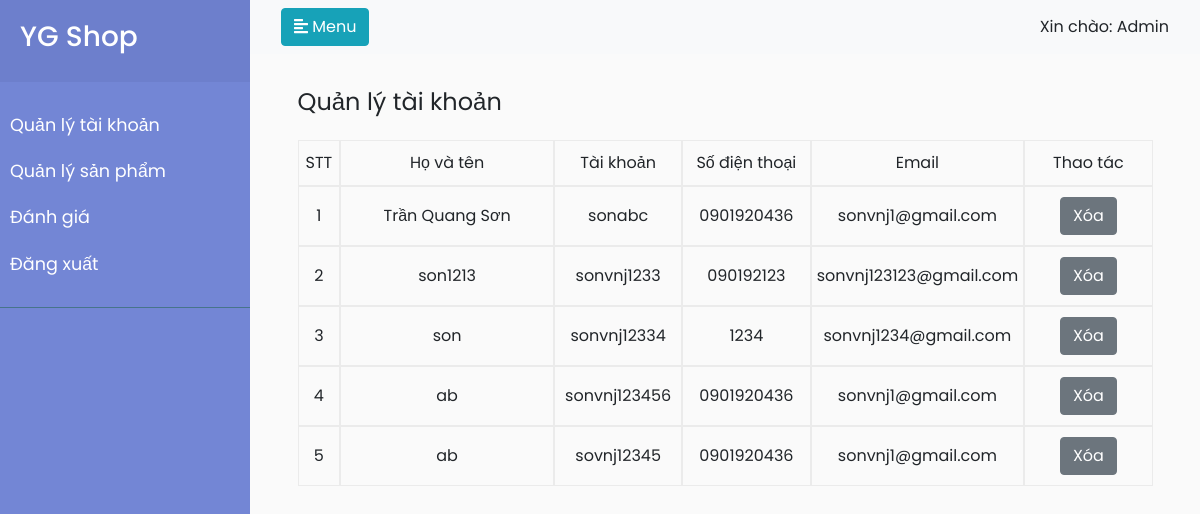
Page /admin/users.php on the earlier database version.
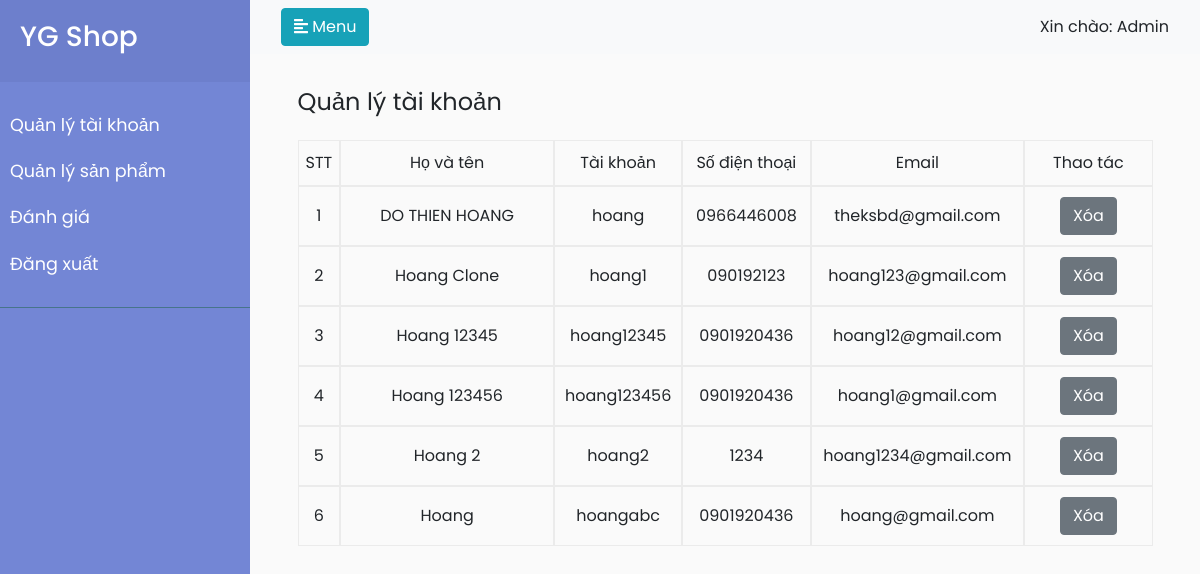
Same page on the later database version.
### tables this page shows
CREATE TABLE `db_user` (
  `NAME` varchar(100) DEFAULT NULL,
  `EMAIL` varchar(100) DEFAULT NULL,
  `SDT` varchar(15) DEFAULT NULL,
  `ACCOUNT` varchar(100) NOT NULL,
  `PASS` varchar(100) DEFAULT NULL
);

### admin/users.php (the view, shortened to what this page needs)
<!DOCTYPE html>
<html lang="en">
<head>
    <link rel="stylesheet" href="https://stackpath.bootstrapcdn.com/bootstrap/4.1.0/css/bootstrap.min.css">
    <link rel="stylesheet" href="css/user.css">
</head>
<body>
    <div class="wrapper">
        <nav id="sidebar">
            <div class="sidebar-header">
                <h3>YG Shop</h3>
            </div>
            <ul class="list-unstyled components">
                <li>
                    <a href="/admin/users.php">Quản lý tài khoản</a>
                </li>
                <li>
                    <a href="/admin/products.php">Quản lý sản phẩm</a>
                </li>
                <li>
                    <a href="/admin/comments.php">Đánh giá</a>
                </li>
                <li>
                    <a href="/loginPage.php">Đăng xuất</a>
                </li>
            </ul>
        </nav>
        <div id="content">
            <nav class="navbar navbar-expand-lg navbar-light bg-light">
                <div class="container-fluid">
                    <button type="button" id="sidebarCollapse" class="btn btn-info">
                        <i class="fas fa-align-left"></i>
                        <span>Menu</span>
                    </button>
                    <span>Xin chào: Admin</span>
                </div>
            </nav>
            <div class="cart-container">
                <div class="cart-title">
                    <span style="font-size: 24px">Quản lý tài khoản</span>
                </div>
                <div class="cart-header">
                    <div class="cart-image a-center" style="width: 5%">STT</div>
                    <div class="cart-name a-center" style="width: 25%">Họ và tên</div>
                    <div class="cart-price a-center" style="width: 15%">Tài khoản</div>
                    <div class="cart-number a-center" style="width: 15%">Số điện thoại</div>
                    <div class="cart-totalperItem a-center" style="width: 25%">Email</div>
                    <div class="cart-delete a-center" style="width: 15%">Thao tác</div>
                </div>
                <?php
                require_once("services/connect_db.php");
                $query =  "SELECT * from db_user";
                $result = mysqli_query($connect, $query);
                $data = [];
                while ($row = mysqli_fetch_array($result, 1)) {
                $data[] = $row;
                }
                $index = 1;
                foreach ($data as $item) {
                echo
                '
                <div class="cart-header">
                    <div class="cart-image a-center" style="width: 5%">' . ($index++) . '</div>
                    <div class="cart-name a-center" style="width: 25%">' . $item['NAME'] . '</div>
                    <div class="cart-price a-center" style="width: 15%">' . $item['ACCOUNT'] . '</div>
                    <div class="cart-number a-center" style="width: 15%">' . $item['SDT'] . '</div>
                    <div class="cart-totalperItem a-center" style="width: 25%">' . $item['EMAIL'] . '</div>
                    <div class="cart-delete a-center" style="width: 15%"><a class="btn btn-secondary" href="?id=' . $item['ACCOUNT'] . '">Xóa</a></div>
                </div>
                ';
                };
            ?>
            </div>
        </div>
    </div>
</body>
</html>

### admin/css/user.css (style rules this page uses)
body { font-family: 'Poppins', sans-serif; background: #fafafa; height: 100%; }
a, a:hover, a:focus { color: inherit; text-decoration: none; transition: all 0.3s; }
.wrapper { display: flex; width: 100%; height: 100%; align-items: stretch; }
#sidebar { background: #7386D5; color: #fff; transition: all 0.3s; }
#sidebar .sidebar-header { padding: 20px; background: #6d7fcc; }
#sidebar ul.components { padding: 20px 0; border-bottom: 1px solid #47748b; }
#sidebar ul li a { padding: 10px; font-size: 1.1em; display: block; }
.wrapper { display: flex; align-items: stretch; }
#sidebar { min-width: 250px; max-width: 250px; }
#sidebar { min-width: 250px; max-width: 250px; min-height: 100vh; }
#content { width: 100%; }
.cart-container { width: 90%; margin-left: auto; margin-right: auto; }
.cart-title { margin: 30px 0px 20px 0px; }
.cart-header { display: flex; flex-direction: row; }
.a-center { display: flex; flex-direction: column; gap: 1em; padding: 10px 0; text-align: center; align-items: center; justify-content: center; border: 1px solid rgb(235, 235, 235); }

Differences in the rows shown:
removed db_user: NAME "Trần Quang Sơn", ACCOUNT "sonabc", SDT "0901920436", EMAIL "sonvnj1@gmail.com"
removed db_user: NAME "son1213", ACCOUNT "sonvnj1233", SDT "090192123", EMAIL "sonvnj123123@gmail.com"
removed db_user: NAME "son", ACCOUNT "sonvnj12334", SDT "1234", EMAIL "sonvnj1234@gmail.com"
removed db_user: NAME "ab", ACCOUNT "sonvnj123456", SDT "0901920436", EMAIL "sonvnj1@gmail.com"
removed db_user: NAME "ab", ACCOUNT "sovnj12345", SDT "0901920436", EMAIL "sonvnj1@gmail.com"
added db_user: NAME "DO THIEN HOANG", ACCOUNT "hoang", SDT "0966446008", EMAIL "theksbd@gmail.com"
added db_user: NAME "Hoang Clone", ACCOUNT "hoang1", SDT "090192123", EMAIL "hoang123@gmail.com"
added db_user: NAME "Hoang 12345", ACCOUNT "hoang12345", SDT "0901920436", EMAIL "hoang12@gmail.com"
added db_user: NAME "Hoang 123456", ACCOUNT "hoang123456", SDT "0901920436", EMAIL "hoang1@gmail.com"
added db_user: NAME "Hoang 2", ACCOUNT "hoang2", SDT "1234", EMAIL "hoang1234@gmail.com"
added db_user: NAME "Hoang", ACCOUNT "hoangabc", SDT "0901920436", EMAIL "hoang@gmail.com"
